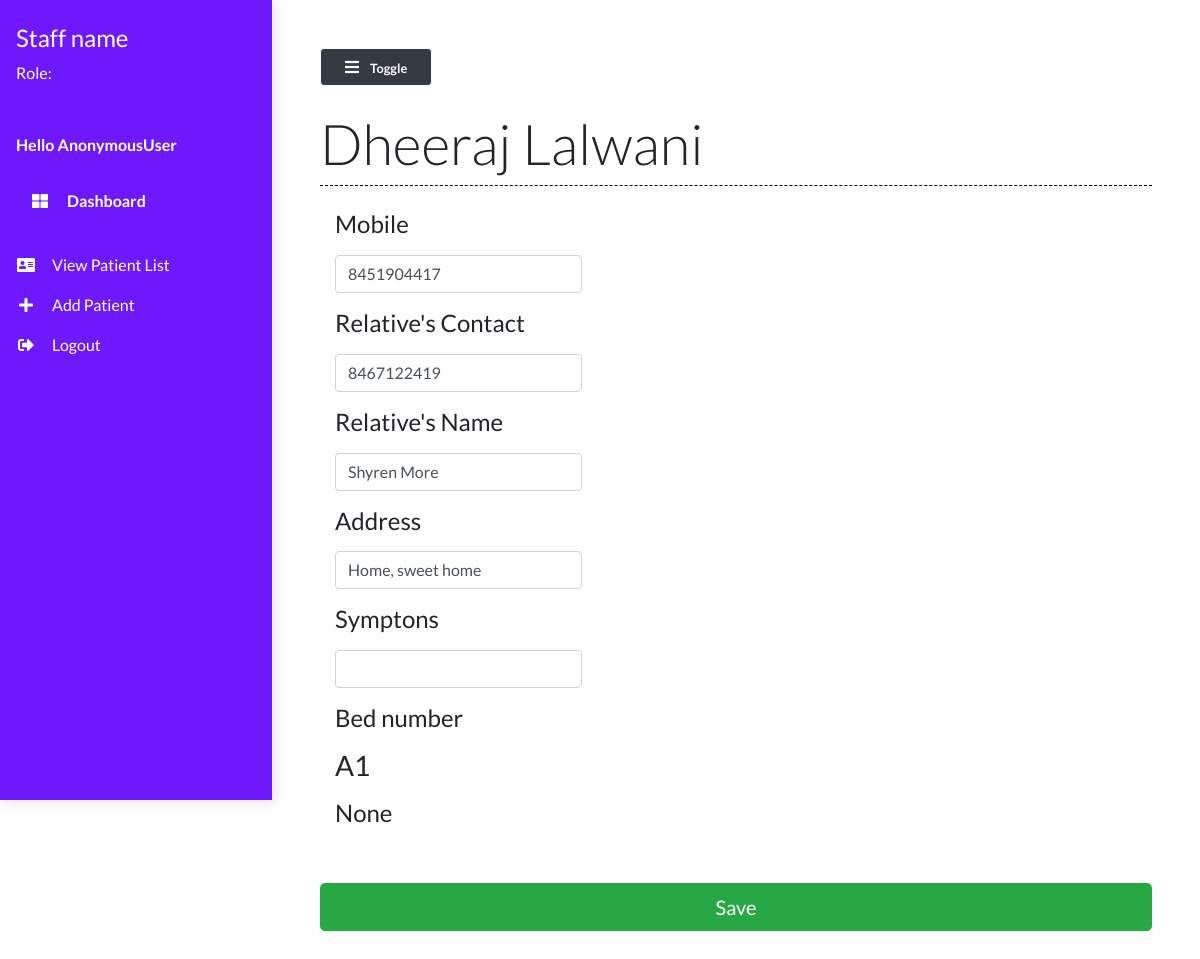
/patient/1, run on the app's committed database.
### main/models.py (models this page shows, shortened)
class Patient(models.Model):
    name = models.CharField(max_length=50)
    phone_num = models.CharField(max_length=15)
    patient_relative_name = models.CharField(max_length=50, null=True)
    patient_relative_contact = models.CharField(max_length=15, null=True)
    address = models.TextField()
    SYMPTOMS = (
        ('Fever', 'Fever'),
        ('Dry cough', 'Dry cough'),
        ('Tiredness', 'Tiredness'),
        ('Aches and pains', 'Aches and pains'),
        ('Sore throat', 'Sore throat'),
        ('Diarrhoea', 'Diarrhoea'),
        ('Loss of taste or smell', 'Loss of taste or smell'),
        ('Difficulty in breathing or shortness of breath', 'Difficulty in breathing or shortness of breath'),
        ('Chest pain or pressure', 'Chest pain or pressure'),
        ('Loss of speech or movement', 'Loss of speech or movement'),
    )
    symptoms = MultiSelectField(choices=SYMPTOMS, null=True)
    prior_ailments = models.TextField()
    bed_num = models.ForeignKey("Bed", on_delete=models.CASCADE)
    dob = models.DateField(null=True)
    status = models.CharField(max_length=50)

class Bed(models.Model):
    bed_number = models.CharField(max_length=50)
    occupied = models.BooleanField()
    def __str__(self):
        return self.bed_number

### main/views.py (the view)
# urls.py: path("patient/<str:pk>", views.patient, name="patient"),
def patient(request, pk):
    patient = Patient.objects.get(id=pk)
    context = {
        'patient': patient
    }
    return render(request, 'main/patient.html', context)

### main/templates/main/patient.html (shortened to what this page needs)
{% extends 'main/base.html' %}
{% load static %}
{% block contentTitle %}
    {{patient.name}}
{% endblock contentTitle %}
{% block content %}
		<form class="form" action="" method="post" id="registrationForm">
  	<div class="col-md-4">
		<div class="form-group">
			<div class="col-xs-4">
			<label for="mobile"><h4>Mobile</h4></label>
			<input
				type="text"
				class="form-control"
				name="mobile"
				id="mobile"
				value="{{patient.phone_num}}"
				/>
			</div>
		</div>
		<div class="form-group">
			<div class="col-xs-4">
			<label for="mobile"><h4>Relative's Contact</h4></label>
			<input
				type="text"
				class="form-control"
				name="mobile2"
				id="mobile2"
				value="{{patient.patient_relative_contact}}"
				/>
			</div>
		</div>
		<div class="form-group">
			<div class="col-xs-4">
			<label for="mobile"><h4>Relative's Name</h4></label>
			<input
				type="text"
				class="form-control"
				name="realtiveName"
				id="realtiveName"
				value="{{patient.patient_relative_name}}"
				/>
			</div>
		</div>
		<div class="form-group">
			<div class="col-xs-4">
			<label for="address"><h4>Address</h4></label>
			<input
				type="email"
				class="form-control"
				id="location"
				placeholder="somewhere"
				title="enter a location"
				value="{{patient.address}}"
			/>
			</div>
		</div>
	</div>
	<div class="col-md-4">
		<div class="form-group">
		<div class="col-xs-6">
			<label for="password"><h4>Symptons</h4></label>
			<input
				type="text"
				class="form-control"
				name="symptons"
				id="symptons"
				value="{{patient.symptoms}}"
			/>
		</div>
		</div>
		<div class="form-group">
		<div class="col-xs-6">
			<label for=""><h4>Bed number</h4></label>
			<div class="text-weight-bold"><h3>{{patient.bed_num}}</h3></div>
		</div>
		</div>
		<div class="form-group">
		<div class="col-xs-6">
			<label for="password"><h4>{{patient.prior_ailments}}</h4></label>
		</div>
		</div>
	</div>
	<div class="form-group">
			<div class="col-xs-12">
			<br />
			<button class="btn btn-lg btn-success btn-block mx-auto" type="submit">
				 Save
			</button>
			</div>
	 	</div>
		 </form>
{% endblock content %}

### static/styles/base.css (style rules this page uses)
body { background: #fffefe; min-height: 100vh; overflow-x: hidden; font-family:Lato,'Helvetica Neue',Helvetica,Arial,sans-serif; }

### data on the page
Patient: name "Dheeraj Lalwani", mobile "8451904417", mobile2 "8467122419", realtiveName "Shyren More", address "Home, sweet home", bed_num "A1", prior_ailments "None"

### other printed values
{{ user }} "AnonymousUser"
